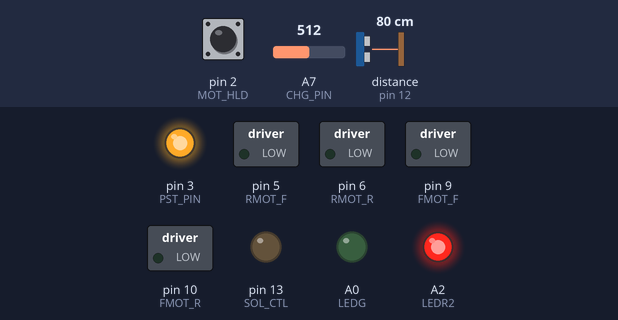
A sketch run on a simulated Arduino Nano, built with avr-gcc and run on an emulated ATmega328P. On the bench: switched loads named in the sketch (green lamp = pin HIGH), output pins drawn as LEDs (lit = HIGH). Inputs (shaded band) come from the test bench; at power-on: A7 (CHG_PIN) = 512, pin 2 (MOT_HLD) HIGH, distance to the obstacle (sensor on pin 12) 80 cm. The echo pulse lasts 58.3 µs per cm.

Above: at 13.7 s.
13.8 s: A7 (CHG_PIN) set to 54
18.7 s: A7 (CHG_PIN) set to 45
At 22.65 s:
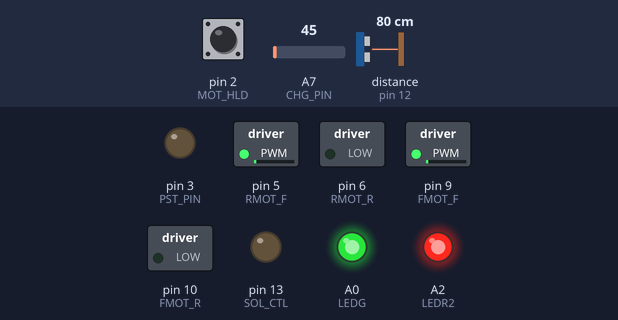
24.3 s: A7 (CHG_PIN) set to 93
27.8 s: A7 (CHG_PIN) set to 105
At 28.8 s:
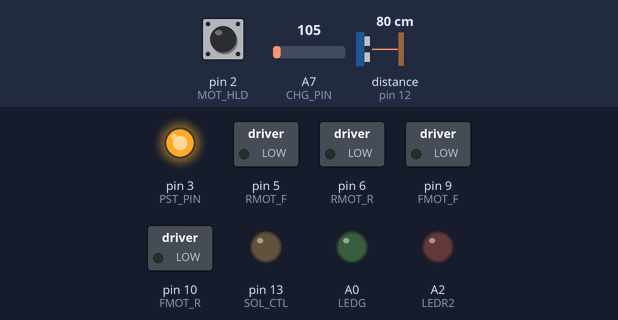
30.2 s: A7 (CHG_PIN) set to 40
At 33.15 s:
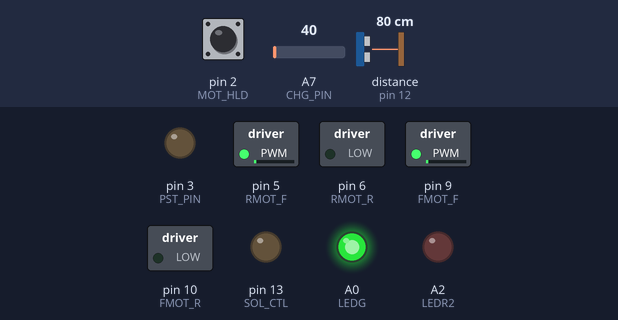
34.5 s: A7 (CHG_PIN) set to 110
At 35.4 s:
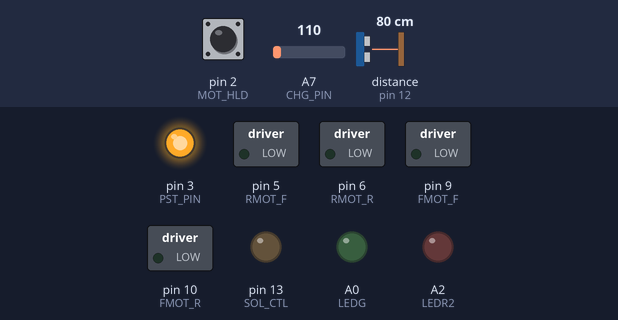
Timing chart, 0 to 37.5 s (numbered marks = the images above; inputs shaded):
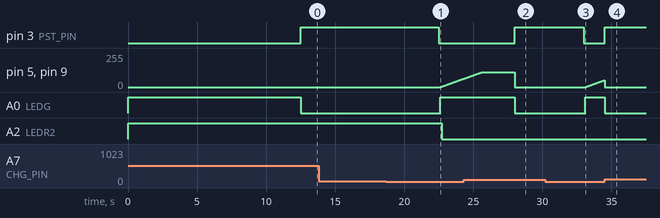

Measured:
- the behaviour switches between 50 and 49 on A7 (CHG_PIN) (found by bisection; images 0 and 1)
- the behaviour switches between 100 and 101 on A7 (CHG_PIN) (found by bisection; images 1 and 2)
- after the input at 13.8 s, every drawn part: stays the same
- after the input at 18.7 s, pin 3 (PST_PIN): HIGH → LOW after 3.8 s; pin 5 (RMOT_F), pin 9 (FMOT_F): moves from 0/255 to 62/255 over 1.7 s, starting after 3.9 s; A0 (LEDG): LOW → HIGH after 3.9 s; A2 (LEDR2): HIGH → LOW after 4.0 s
- after the input at 27.8 s, pin 3 (PST_PIN): LOW → HIGH after 0.20 s; pin 5 (RMOT_F), pin 9 (FMOT_F): 110/255 → 0/255 after 0.20 s; A0 (LEDG): HIGH → LOW after 0.20 s
- after the input at 30.2 s, pin 3 (PST_PIN): HIGH → LOW after 2.8 s; pin 5 (RMOT_F), pin 9 (FMOT_F): moves from 0/255 to 51/255 over 1.4 s, starting after 2.9 s; A0 (LEDG): LOW → HIGH after 2.9 s
- after the input at 34.5 s, pin 3 (PST_PIN): LOW → HIGH at once; A0 (LEDG): HIGH → LOW at once

The sketch:

TCSProject.ino
```cpp
/* TCS Agricultural Project
 * TY B. Tech. CSE
 * MIT-WPU 2020-21
 */

#include <Timer.h>
Timer t;

// Motion states
enum mstate {FWD,REV,HLT} motion;

#define UCHECK_INT 100
#define PCHECK_INT 30000
#define CCHECK_INT 500
#define CCHECK_ACT 5000
//#define DEBUG		// Uncomment during testing

/* For the Nano, we have these pins available -
 * Digital: D2 to D13	(05 to 16)
 * Analog:	A7 to A0	(19 to 26)
 */

bool powerhold=false,chghold=false;

const int
	MOT_HLD=2,
	SOL_CTL=LED_BUILTIN,
	PST_PIN=3,
	BAT_PIN=A6,	CHG_PIN=A7,
	RMOT_F=5, RMOT_R=6,
	FMOT_F=9,	FMOT_R=10,
	LEDG=A0,/*LEDR1=A1,*/LEDR2=A2
;

int uchecker,bchecker,tservice,batstats,chgstats;

// Other code files
#include "motorcode.h"
#include "watering.h"
#include "ultrasonic.h"

void setup() {
	#ifdef DEBUG
		Serial.begin(115200);
		Serial.println("=== POWER ON ===");
		Serial.println("Setting up pins...");
	#endif

	// Ultrasonic control
	_ultrasonic(7,11,8,12);

	// ESP32 control
	pinMode(MOT_HLD,INPUT_PULLUP);
	digitalWrite(MOT_HLD,1);

	// Pump control
	pinMode(SOL_CTL,1);
	digitalWrite(SOL_CTL,0);

	// Power control
	pinMode(BAT_PIN,0);
	pinMode(CHG_PIN,0);
	pinMode(PST_PIN,1);
	digitalWrite(PST_PIN,0);

	// Motor control
	pinMode(RMOT_F,1);	pinMode(RMOT_R,1);
	pinMode(FMOT_F,1);	pinMode(FMOT_R,1);
	motorstop();

	// Status LEDs
	pinMode(LEDG,1);	digitalWrite(LEDG,1);
	//pinMode(LEDR1,1); digitalWrite(LEDR1,1);	// Dead LED
	pinMode(LEDR2,1); digitalWrite(LEDR2,1);

	// Startup delay
	#ifdef DEBUG
		Serial.println("Startup delay...");
	#endif
	delay(12500);

	#ifdef DEBUG
		Serial.println("Starting timed tasks...");
	#endif

	motion=FWD;
	uchecker=t.every(UCHECK_INT,ultracheck,0);
	bchecker=t.every(BCHECK_INT,blockcheck,0);
	tservice=t.every(MSERVICE_INT,motorstep,0);

	// Power-related tasks
	batstats=t.every(PCHECK_INT,battstatus,0);
	chgstats=t.every(CCHECK_INT,chgstatus,0);
}

void chgstatus() {
	if(!chghold && analogRead(CHG_PIN)>100) {
		#ifdef DEBUG
			Serial.println("Charging is active!");
		#endif

		t.stop(uchecker);
		t.stop(bchecker);
		digitalWrite(SOL_CTL,0);
		motorstop();
		chghold=true;

		t.stop(chgstats);
		chgstats=t.every(CCHECK_ACT,chgstatus,0);
	}
	else if(chghold && analogRead(CHG_PIN)<50) {
		t.stop(chgstats);
		chgstats=t.every(CCHECK_INT,chgstatus,0);
		uchecker=t.every(UCHECK_INT,ultracheck,0);
		bchecker=t.every(BCHECK_INT,blockcheck,0);
		chghold=false;
	}
}

// Check battery status, set battery LEDs and block for critical battery
void battstatus() {
	if(chghold) {
		#ifdef DEBUG
			Serial.println("Charging is active, ignoring battery check");
		#endif
		return;
	}

	uint16_t x=analogRead(BAT_PIN);
	#ifdef DEBUG
		Serial.print("Battery voltage indicator is at ");
		Serial.println(x);
	#endif

	// Stop motion if battery is low
	if(x<536) {
		motorstop();
		digitalWrite(SOL_CTL,0);
		t.stop(uchecker);
		t.stop(bchecker);
		powerhold=true;
		//delay(PCHECK_INT-1);	// Extra safety
	}
	else if(powerhold && x>621) {
		uchecker=t.every(UCHECK_INT,ultracheck,0);
		bchecker=t.every(BCHECK_INT,blockcheck,0);
		powerhold=false;
	}
}

void loop() {
	t.update();

	if(motion==FWD) {
		digitalWrite(LEDG,1);
		m_dirn=1;
	}
	else if(motion==HLT) {
		digitalWrite(LEDG,0);
		mspeed=m_dirn=0;	// Redundancy is cool
	}
	else if(motion==REV) {
		digitalWrite(LEDG,1);
		m_dirn=-1;
	}

	if(powerhold || chghold)
		digitalWrite(PST_PIN,1);
	else
		digitalWrite(PST_PIN,0);
}
```

motorcode.h
```cpp
#define MAX_SPEED 110	// Range: 0-255
#define ACC_TIME 3000

const uint16_t MSERVICE_INT=(uint16_t)(ACC_TIME/MAX_SPEED);

int8_t m_dirn=0;
uint8_t mspeed=0;

void motorstep() {
	if(m_dirn==0) {
		analogWrite(RMOT_F,0);
		analogWrite(RMOT_R,0);
		analogWrite(FMOT_F,0);
		analogWrite(FMOT_R,0);
		mspeed=0;
		return;
	}

	if(mspeed+1>MAX_SPEED)
		return;
	else
		mspeed+=1;

	if(m_dirn>0) {
		analogWrite(RMOT_F,0);
		analogWrite(RMOT_R,mspeed);
		analogWrite(FMOT_F,0);
		analogWrite(FMOT_R,mspeed);
	}
	else {
		analogWrite(RMOT_F,mspeed);
		analogWrite(RMOT_R,0);
		analogWrite(FMOT_F,mspeed);
		analogWrite(FMOT_R,0);
	}
}

void motorstop() {
	analogWrite(RMOT_F,0);
	analogWrite(RMOT_R,0);
	analogWrite(FMOT_F,0);
	analogWrite(FMOT_R,0);
	motion=HLT;
	m_dirn=mspeed=0;
}
```

ultrasonic.h
```cpp
// Library for ultrasonic sensors - https://playground.arduino.cc/Code/NewPing
#include <NewPing.h>
NewPing *sensor;

#define MAX_DIST 400
#define SAFE_GAP 60
#define SHTWTMAX 5000

unsigned long shortwaitstart=0;
enum mstate prevmotion=FWD;

// NewPing(TRIGGER_PIN, ECHO_PIN, MAX_DISTANCE)
void _ultrasonic
(uint8_t t0, uint8_t t1, uint8_t e0, uint8_t e1) {
	sensor=(NewPing*)calloc(2,sizeof(NewPing));
	// Forward sensor
	sensor[0]=NewPing(t0,e0,MAX_DIST);
	// Reverse sensor
	sensor[1]=NewPing(t1,e1,MAX_DIST);
}

// Do we have safe distance for the given sensor?
bool getsafe(uint8_t s) {
	uint16_t d=sensor[s].ping_cm();

	#ifdef DEBUG
		Serial.print("Ultrasonic sensor (");
		Serial.print(s?"REV":"FWD");
		Serial.print(") :\t");
		Serial.print(d);
		Serial.println(" cm");
	#endif

	digitalWrite(LEDR2,0);
	if(d==0 || d>SAFE_GAP)
		return true;
	digitalWrite(LEDR2,1);
	return false;
}

inline bool is_waiting() {return (millis()-shortwaitstart)<SHTWTMAX;}

void ultracheck() {
	if((motion==FWD && !getsafe(0)) || (motion==REV && !getsafe(1))) {
		#ifdef DEBUG
			Serial.print("Obstacle detected! Motion direction is ");
			Serial.println((motion==FWD)?"FWD":"REV");
			Serial.println("Halting for a short interval...");
		#endif
		prevmotion=motion;
		motion=HLT;
		shortwaitstart=millis();
	}
	else if(motion==HLT && is_waiting() && getsafe(prevmotion)) {
		#ifdef DEBUG
			Serial.println("Obstacle has been cleared!");
			Serial.print("Restoring previous motion direction ");
			Serial.println((prevmotion==FWD)?"FWD":"REV");
		#endif
		motion=prevmotion;
	}
	else if(motion==HLT && !is_waiting()) {
		motion=(prevmotion==FWD)?REV:FWD;

		// Unconditionally turn off pump while going backwards
		if(motion==REV) {
			digitalWrite(SOL_CTL,0);
			t.stop(bchecker);
			bchecker=t.every(BCHECK_INT,blockcheck,0);
		}

		#ifdef DEBUG
			Serial.println("Short halting interval expired!");
			Serial.print("Inverting motion direction to ");
			Serial.println((motion==FWD)?"FWD":"REV");
		#endif
	}
}
```

watering.h
```cpp
/*#define WATR_MIN 1000
#define WATR_MAX 3000*/
#define BCHECK_INT 10

void blockcheck();

void waterstopper() {
	if(/*!wforcestopped &&*/ !digitalRead(MOT_HLD) && !powerhold) return;

	#ifdef DEBUG
		Serial.println("Pump is now stopping! Motion resuming in FWD direction!");
		/*Serial.print("\tTimeout Expired: ");
		Serial.println(wforcestopped?"1":"0");*/
		Serial.print("\tESP hold released: ");
		Serial.println(digitalRead(MOT_HLD)?"1":"0");
		Serial.print("\tPower hold: ");
		Serial.println(digitalRead(powerhold)?"1":"0");
	#endif

	// Reset motion and pump
	//motion=HLT;	 // Let 'ultracheck' deal with motion while resuming

	digitalWrite(SOL_CTL,0);

	// Restore natural behaviour for 'ultracheck'
	//prevmotion=FWD;
	//shortwaitstart=millis();

	// Restart original timed tasks
	//uchecker=t.every(UCHECK_INT,ultracheck,0);
	t.stop(bchecker);
	bchecker=t.every(BCHECK_INT,blockcheck,0);
}

void blockcheck() {
	if(digitalRead(MOT_HLD) || motion==REV) return;

	#ifdef DEBUG
		Serial.println("Motion hold encountered!");
		//Serial.println("Stopping motion, starting pump...");
		Serial.println("Slowing down motor, starting pump...");
	#endif

	// Start pump, stop motion
	digitalWrite(SOL_CTL,1);
	//motion=HLT;
	analogWrite(RMOT_R,MAX_SPEED-30);
	analogWrite(RMOT_F,0);
	analogWrite(FMOT_R,MAX_SPEED-30);
	analogWrite(FMOT_F,0);

	// Stop motion-related timed tasks
	//t.stop(uchecker);
	t.stop(bchecker);
	bchecker=t.every(BCHECK_INT,waterstopper,0);
}
```
